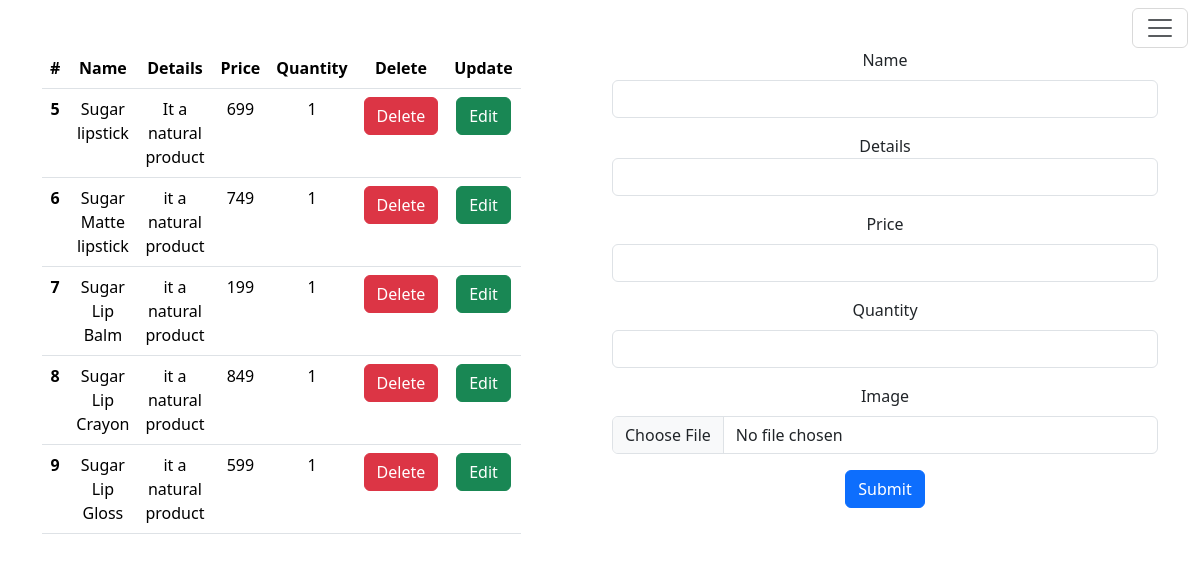
The page /sadmin/apro on the database its author committed.
### product/models.py (models this page shows)
class product(models.Model):
    name = models.CharField( max_length=50)
    detail = models.TextField()
    price = models.IntegerField()
    quantity = models.IntegerField()
    picture= models.FileField(upload_to='product/',null=True ,blank=True)

### sadmin/views.py (the view, shortened to what this page needs)
# urls.py: path('apro',apro,name='apro'),
def apro(request):
    p= product.objects.all() # sequential data-type
    return render(request, 'sadmin/apro.html',{'product' : p})

### template/sadmin/apro.html (shortened to what this page needs)
{% extends "sadmin/base.html" %}
{% block page %}
<div class="container text-center mt-5">
    <div class="row ">
      <div class="col">
            <table class="table" style="width: 70%;">
                <thead>
                <tr>
                    <th scope="col">#</th>
                    <th scope="col">Name</th>
                    <th scope="col">Details</th>
                    <th scope="col">Price</th>
                    <th scope="col">Quantity</th>
                    <th scope="col">Delete</th>
                    <th scope="col">Update</th>
                </tr>
                </thead>
                <tbody>
                {% for i in product %}
                    <tr>
                        <th scope="row">{{i.id}}</th>
                        <td scope="col">{{i.name}}</td>
                        <td scope="col">{{i.detail}}</td>
                        <td scope="col">{{i.price}}</td>
                        <td scope="col">{{i.quantity}}</td>
                        <td>
                            <a href='/sadmin/delp/{{i.id}}' class='btn btn-danger'> Delete </a>
                        </td>
                        <td>
                            <a href='/sadmin/updatep/{{i.id}}' class='btn btn-success'> Edit </a>
                        </td>
                    </tr>
                {% endfor %}
                </tbody>
          </table>
      </div>
      <div class="col">
        <form method='POST' enctype="multipart/form-data">
            <div class="mb-3">
                <label for="name" class="form-label">Name</label>
                <input type="text" class="form-control" id="name" name='name' aria-describedby="emailHelp">
            </div>
            <div class="mb-3 ">
                <label class="detail" for="form-label">Details</label>
                <input type="text" class="form-control" id="detail" name='detail' aria-describedby="emailHelp">
            </div>
            <div class="mb-3">
                <label for="price" class="form-label">Price</label>
                <input type="text" class="form-control" id="price" name='price' aria-describedby="emailHelp">
            </div>
            <div class="mb-3">
                <label for="quantity" class="form-label">Quantity</label>
                <input type="text" class="form-control" id="quantity" name='quantity' aria-describedby="emailHelp">
            </div>
            <div class="mb-3">
                <label for="image" class="form-label">Image</label>
                <input type="file" class="form-control" id="image" name='picture' aria-describedby="emailHelp">
            </div>
            <button type="submit" class="btn btn-primary">Submit</button>
        </form>
        </div>
    </div>
</div>
{% endblock page %}

### rows shown on the page
product: id "5", name "Sugar lipstick", detail "It a natural product", price "699", quantity "1"
product: id "6", name "Sugar Matte lipstick", detail "it a natural product", price "749", quantity "1"
product: id "7", name "Sugar Lip Balm", detail "it a natural product", price "199", quantity "1"
product: id "8", name "Sugar Lip Crayon", detail "it a natural product", price "849", quantity "1"
product: id "9", name "Sugar Lip Gloss", detail "it a natural product", price "599", quantity "1"
